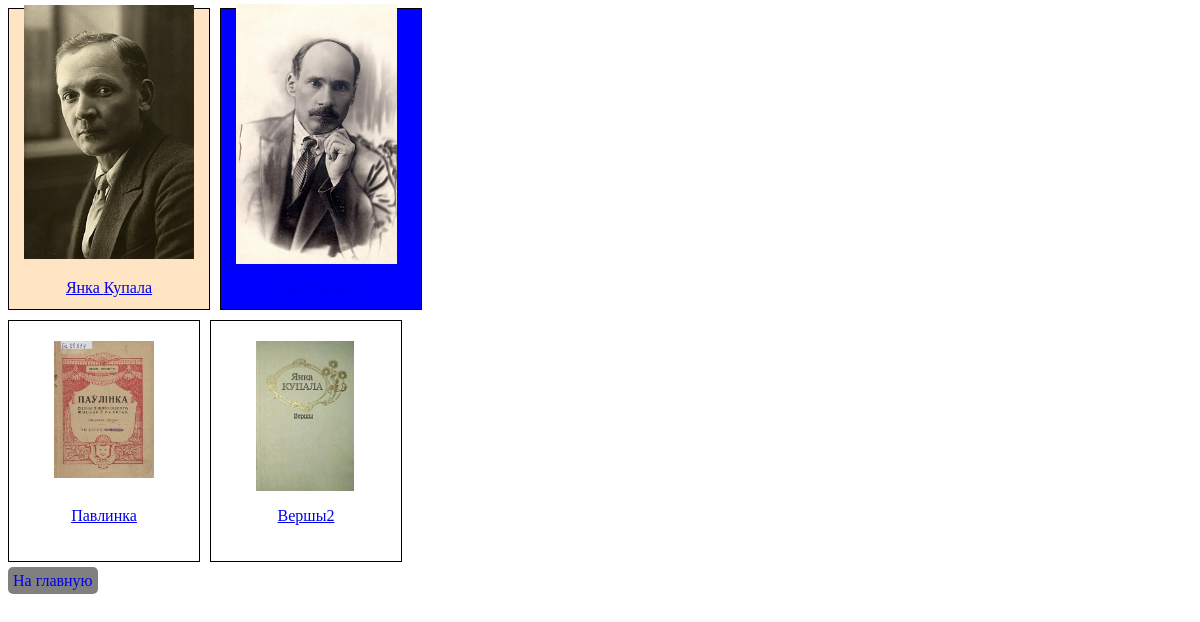
Before: /book/1/ with the older database file.
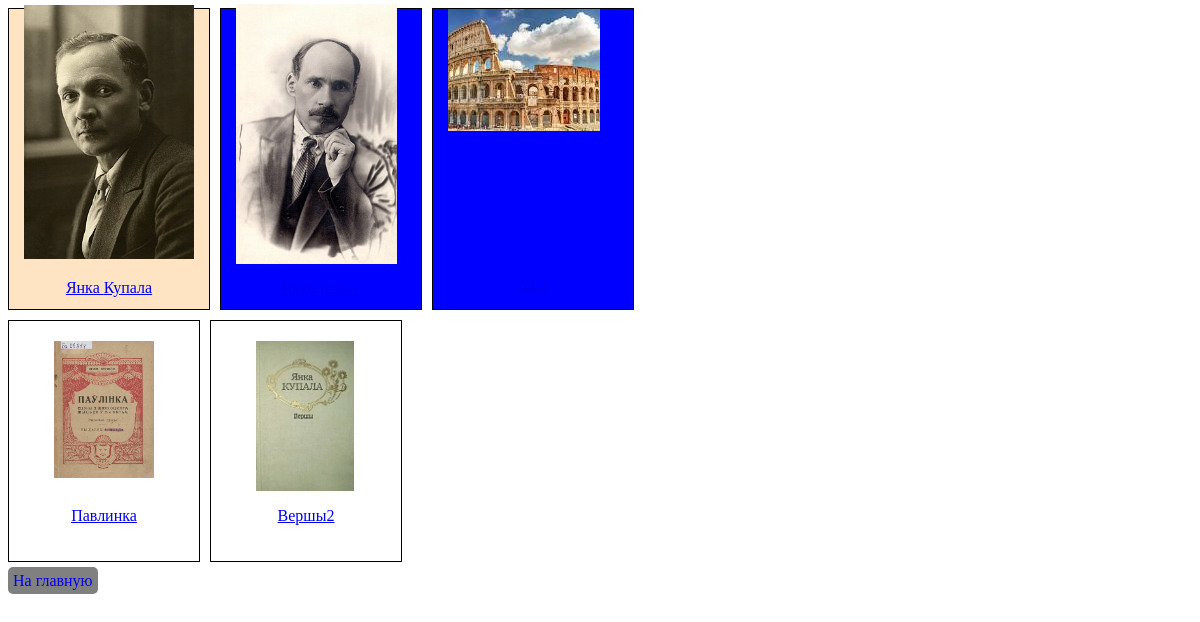
After: the same page with the newer database file.
### main/models.py (models this page shows, shortened)
class Autors(models.Model):
    name = models.CharField(max_length=255)
    famile = models.CharField(max_length=255)
    date = models.DateField()
    foto = models.ImageField()

class Book(models.Model):
    name = models.CharField(max_length=255)
    date_of_publish = models.DateField()
    short_description = models.TextField()
    image = models.ImageField()
    autor = models.ForeignKey("Autors", on_delete=models.CASCADE)
    def __str__(self):
        return self.name

### main/views.py (the view)
# urls.py: path('book/<int:id>/', book_page, name='book'),
def book_page(request, id):
    books = Book.objects.filter(autor_id=id)
    autor = Autors.objects.filter()
    print(books)
    context = {
        'autor': autor,
        'books': books,
        'id': id
    }
    return render(request, 'book.html', context)

### main/templates/book.html (shortened to what this page needs)
<!DOCTYPE html>
<html lang="en">
<head>
</head>
<body>
<div class="main" style="display:flex; flex-direction:column; gap: 10px">
    <div class="" style = "display:flex; gap: 10px">
{% for avtor in autor %}
<a href="{% url 'book' avtor.id %}" class="card_avtor" style="width:200px; height:300px; border:1px solid black; justify-content:center; display:flex; flex-direction:column; align-items:center;{% if avtor.id == id %} background:bisque; {% else %} background:blue; {% endif %}">
    <div class="card_book_img" style="width:170px; height:260px;">
    <img src="{{avtor.foto.url}}" style="max-width:100%; max-height:100%;">
       </div>
    <p>{{avtor.name}} {{avtor.famile}}</p>
</a>
{% endfor %}
</div>
<div class="" style = "display:flex; gap: 10px">
{% for buk in books %}
<a href="{% url 'book_detail' buk.id %}" class="card_book" style="width:190px; height:240px; border:1px solid black; justify-content:center; display:flex; flex-direction:column; align-items:center;">
    <div class="card_book_img" style="width:100px; height:150px;">
        <img src="{{buk.image.url}}" style="max-width:100%; max-height:100%;">
        </div>
<p> {{buk.name}} </p>
</a>
{% endfor  %}
</div>
    <div>
    <a href="{% url 'main' %}" style="padding:5px; background:grey; border-radius:5px; text-decoration:none;">
        На главную
    </a>
        </div>
    </div>
</body>
</html>

Changed rows visible on the page:
added Autors: foto (picture)
